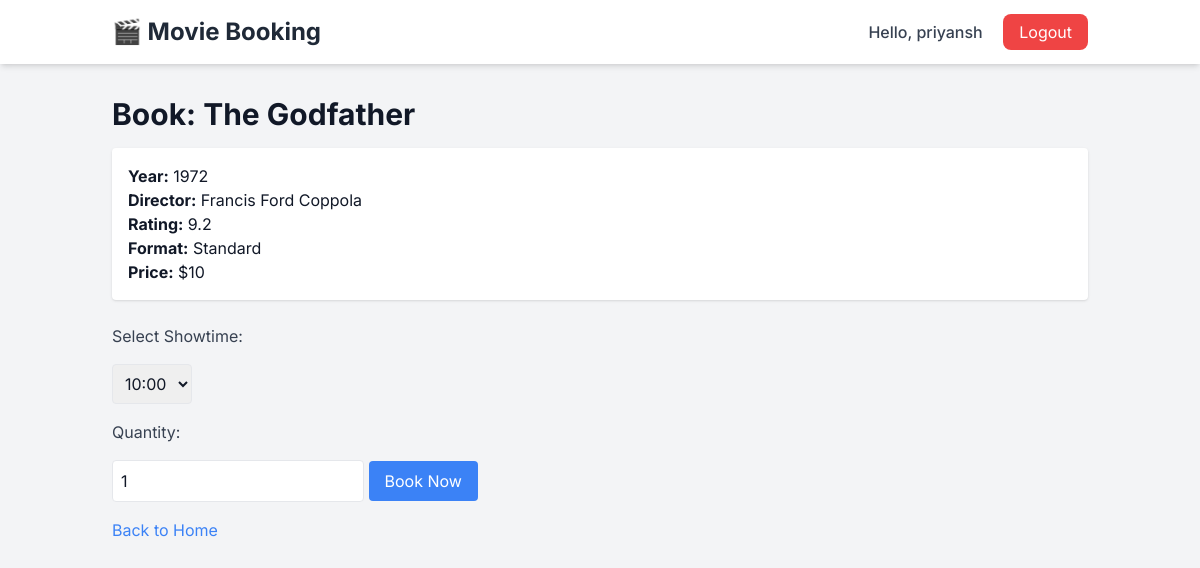
/book/4 (signed in), run on the app's committed database.
### main.py (models this page shows)
class Movie(Base):
    __tablename__ = "movies"
    id = Column(Integer, primary_key=True, index=True)
    title = Column(String, unique=True, index=True)
    year = Column(Integer)
    director = Column(String)
    rating = Column(Integer)
    format = Column(String)
    price = Column(Integer)

### main.py (the view)
@app.get("/book/{movie_id}", response_class=HTMLResponse)
async def book_movie(request: Request, movie_id: int, db: Session = Depends(get_db)):
    if not require_login(request):
        return RedirectResponse(url="/login", status_code=303)
    movie = db.query(Movie).filter(Movie.id == movie_id).first()
    if not movie:
        return HTMLResponse("Movie not found", status_code=404)
    return templates.TemplateResponse("book.html", {"request": request, "movie": movie, "user": request.session.get("user")})

### templates/book.html (shortened to what this page needs)
{% extends "base.html" %}
{% block content %}
<h1 class="text-3xl font-bold mb-4">Book: {{ movie.title }}</h1>
<div class="mb-6 p-4 bg-white rounded shadow">
  <p><strong>Year:</strong> {{ movie.year }}</p>
  <p><strong>Director:</strong> {{ movie.director }}</p>
  <p><strong>Rating:</strong> {{ movie.rating }}</p>
  <p><strong>Format:</strong> {{ movie.format }}</p>
  <p><strong>Price:</strong> ${{ movie.price }}</p>
</div>
<form action="/book" method="post" class="space-y-4">
  <label for="showtime" class="block text-gray-700">Select Showtime:</label>
  <select name="showtime" id="showtime" class="mb-4 p-2 border rounded" required>
    <option value="10:00">10:00</option>
  </select>
  <label for="quantity" class="block text-gray-700">Quantity:</label>
  <input type="number" name="quantity" id="quantity" min="1" value="1" class="mb-4 p-2 border rounded" required>
  <button type="submit" class="bg-blue-500 text-white px-4 py-2 rounded hover:bg-blue-600">Book Now</button>
</form>
<a href="/" class="mt-4 inline-block text-blue-500 hover:underline">Back to Home</a>
{% endblock %}

### templates/base.html (style rules this page uses)
body { font-family: 'Inter', sans-serif; }

### data on the page
Movie: title "The Godfather", year "1972", director "Francis Ford Coppola", rating "9.2", format "Standard", price "10"

### other printed values
{{ user }} "priyansh"
